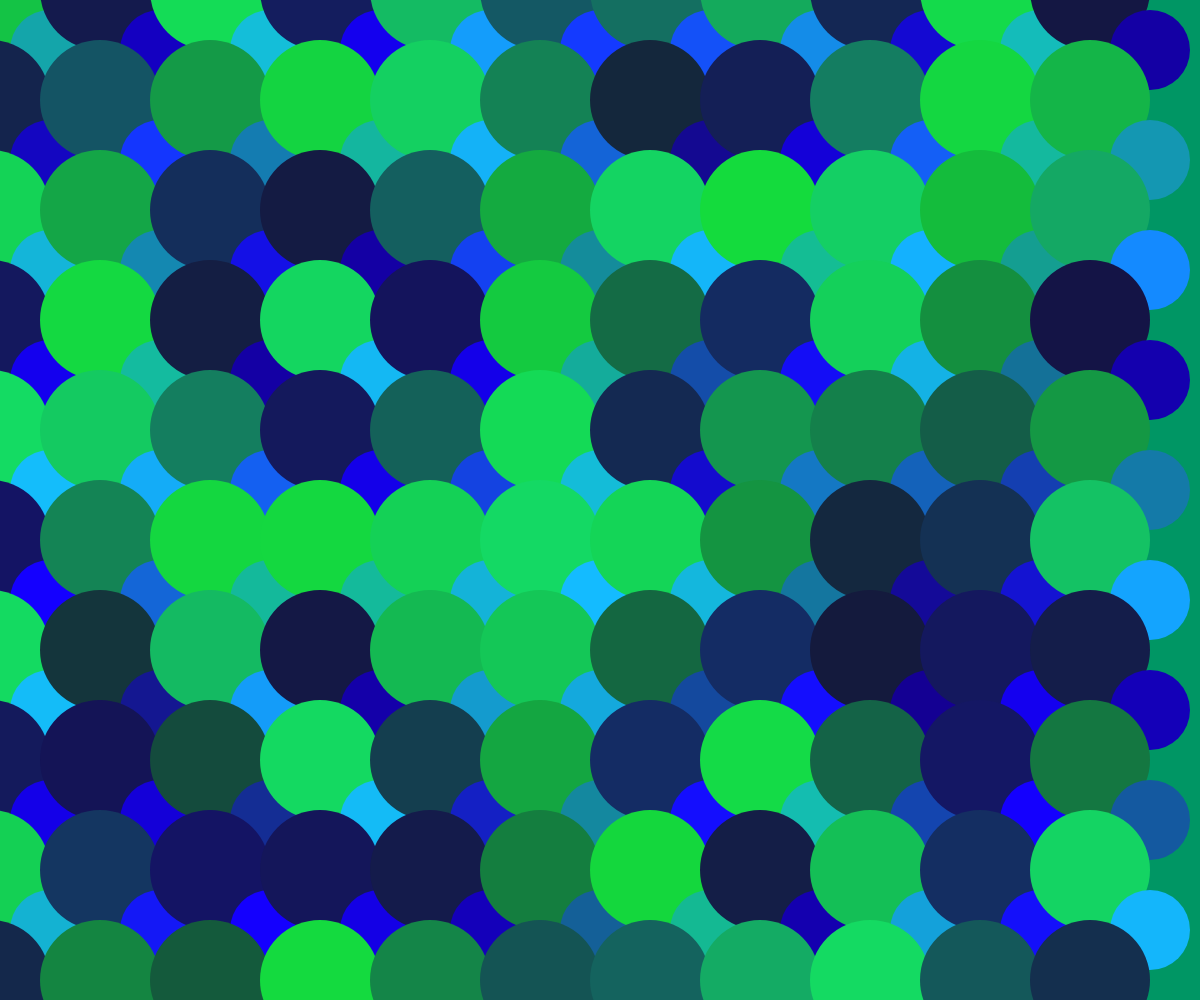
Frame 1 (no input)
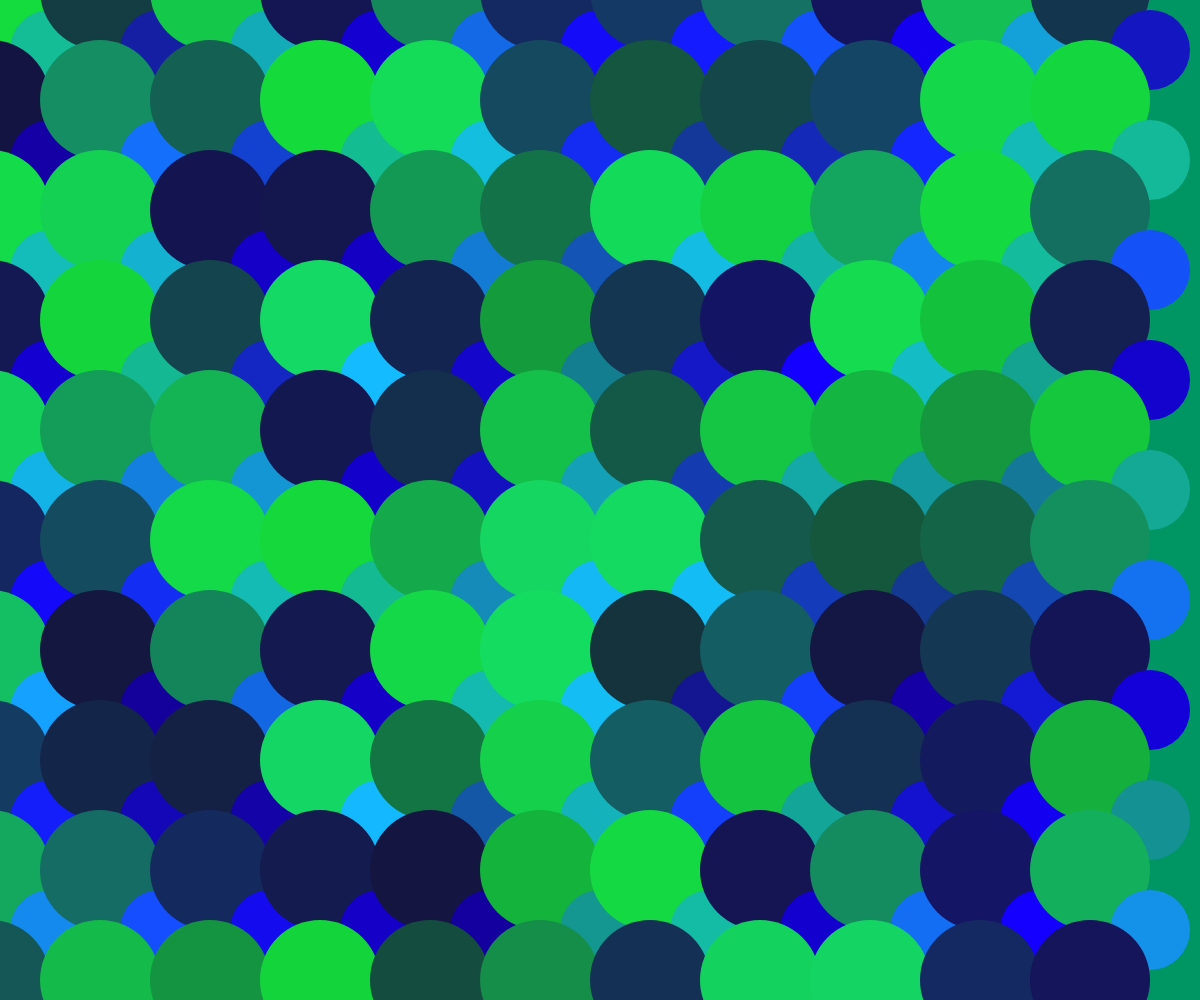
Frame 60 (no input)
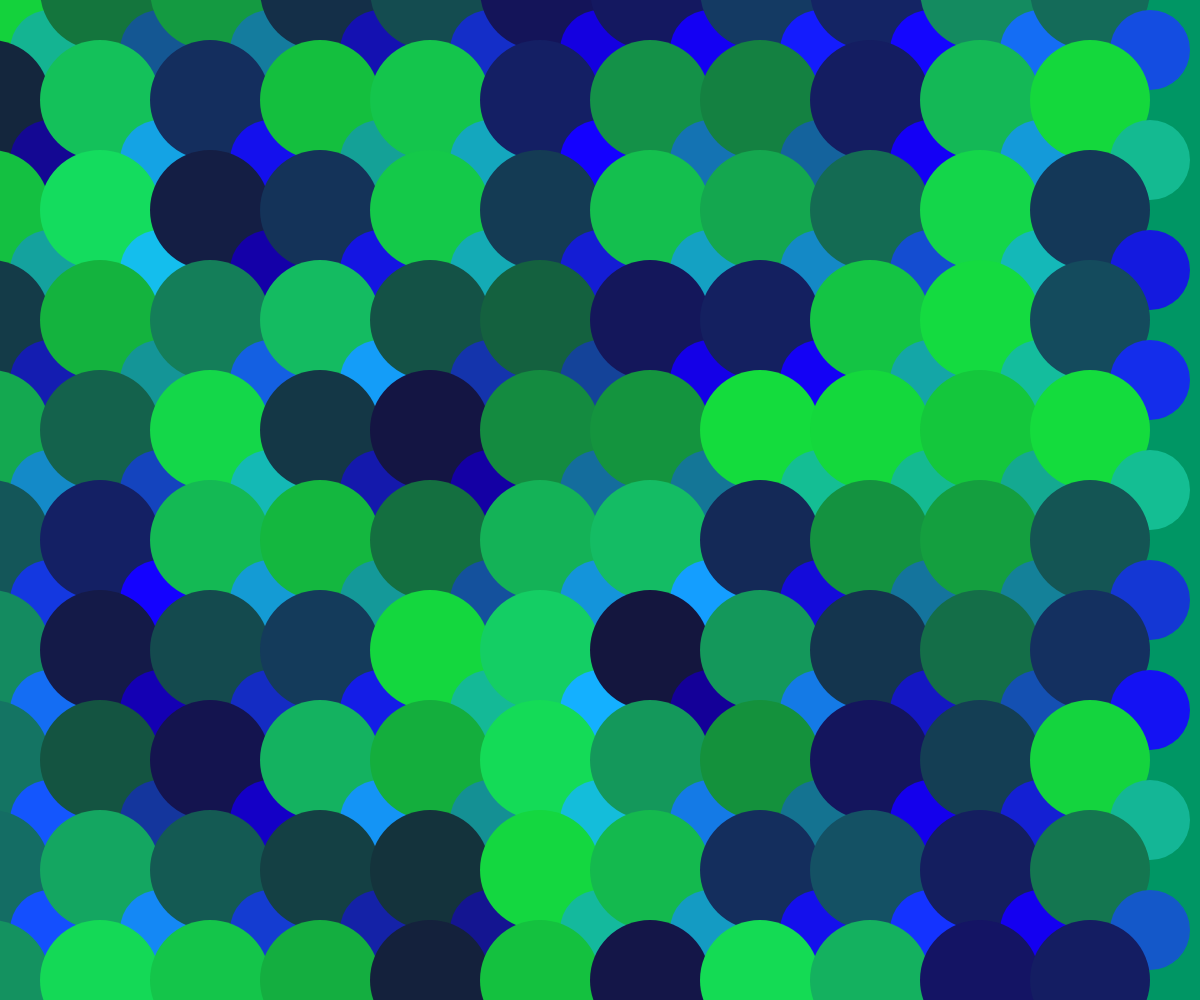
Frame 120 (the mouse pressed at the canvas centre since frame 60)

The p5.js sketch that drew these frames (run headless with seeded random() and noise() and a simulated clock; from frame 60 on, the mouse is pressed at the canvas centre):

// p5.js sketch
// ── sketch.js
var diameter;
var cutoff;
var amplitude;
var theta = 0;

function setup(){
  createCanvas(windowWidth, windowHeight);

  amplitude = 1;
  diameter = (width*height)/10000;
  cutoff = 50;

}

function windowResized(){
  createCanvas(windowWidth, windowHeight);

  amplitude = 1;
  diameter = (width*height)/10000;
  cutoff = 50;

}

function draw(){
  noStroke();
    background(0, 150, 100);

    if(diameter > cutoff){
      diameter = diameter;
    } else if(diameter <= cutoff){
      diameter = cutoff;
    }

  for (var x = -10; x < width; x += diameter-10) {
    for (var y = -10; y < height; y += diameter-10) {

      //var r1 = sin(theta+x*y/2+90) * amplitude
      var g1 = sin(theta+(sin(x)*y)) * amplitude
      var b1 = sin(theta+x*y-90) * amplitude

      //var r2 = sin(theta+x*y/2+90) * amplitude
      var g2 = sin(theta+(sin(x)*y)) * amplitude
      var b2 = sin(theta+x*y-90) * amplitude

      //maps to rgb scale
      //var rBig = map(r1, 0, amplitude, 0, 20);
      var gBig = map(g1, 0, amplitude, 120, 220);
      var bBig = map(b1, 0, amplitude, 80, 100);

      //var rSmall = map(r1, 0, amplitude, 0, 20);
      var gSmall = map(g1, 0, amplitude, 90, 190);
      var bSmall = map(b1, 0, amplitude, 200, 255);



    fill(20,gBig,bBig);
    ellipse(x, y, diameter, diameter);

    fill(20,gSmall,bSmall);
    ellipse(x+(diameter/2), y+(diameter/2), diameter/1.5, diameter/1.5);

  }
}

theta += 0.01;

}
